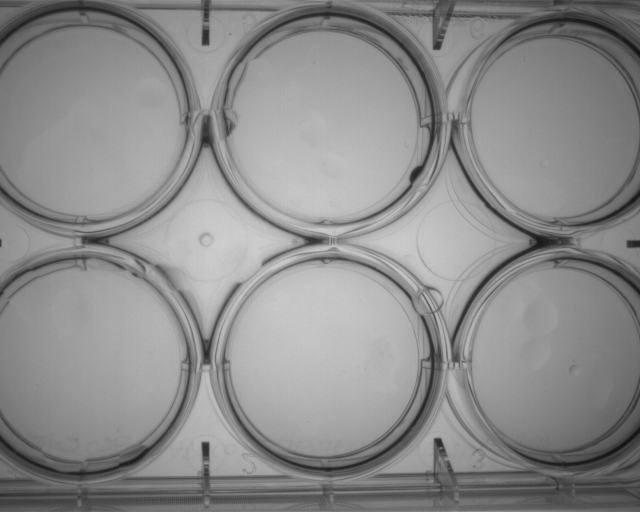
#> input picture timelapse_images/image_20251124_152321.png, 1280 x 1024 px (shown at 1/2 size); its folder holds only this picture in this run
$ python -i Dataset.py   (imports and definitions only)
#> lines starting #> are read from the running program, lines starting #| are printed output that depends on the picture; after the words box and inside, x2 and y2 are one past the last pixel; in counts of white or black regions, pixels touching at a corner belong together
#> further down, picture is the input picture: shape (1024, 1280); min 17, max 213, mean 139.7
import cv2
import numpy as np
import os
from pathlib import Path
import h5py
from datetime import datetime
from Module.utils import read_timestamp

# [25 lines left out: function crop_well, not called in this run]

def _sort_wells(wells, well_masks, row_tol=50):
    """
    Sort wells top-left to bottom-right.

    wells: list of (x, y, r)
    well_masks: list of corresponding masks
    row_tol: pixels to group wells in the same row
    """

    combined = list(zip(wells, well_masks))
    combined = sorted(combined, key=lambda wm: wm[0][1])  # sort by y first

    sorted_rows = []
    current_row = []
    current_y = None

    for well, mask in combined:
        y = well[1]
        if current_y is None or abs(y - current_y) <= row_tol:
            current_row.append((well, mask))
            current_y = y if current_y is None else (current_y + y)/2
        else:
            # sort the current row by x (left to right)
            current_row.sort(key=lambda wm: wm[0][0])
            sorted_rows.extend(current_row)
            current_row = [(well, mask)]
            current_y = y
    if current_row:
        current_row.sort(key=lambda wm: wm[0][0])
        sorted_rows.extend(current_row)

    wells_sorted, masks_sorted = zip(*sorted_rows)
    return list(wells_sorted), list(masks_sorted)

# [20 lines left out: functions get_image_paths, load_frame, not called in this run]

def detect_wells(
    frame,
    *,
    well_diameter_mm=35.0,
    mm_per_pixel=0.18,
    well_tolerance=0.1,
    n_wells=24,
    hough_dp=1.5,
    min_radius=None,
    max_radius=None,
    min_dist_factor=1.05,
    hough_param1=100,
    hough_param2=30,
    debug=False
):

#> called with well_diameter_mm = 35, mm_per_pixel = 0.18, well_tolerance = 0.1, n_wells = 24, hough_dp = 1.5, min_dist_factor = 1.05, hough_param1 = 100, hough_param2 = 30
    if frame is None:
        raise ValueError("No image provided.")

    gray = frame.copy()
    gray_blur = cv2.medianBlur(gray, 7)
    H, W = gray.shape
#> H = 1024; W = 1280

    diameter_px = well_diameter_mm / mm_per_pixel
    if min_radius is None or max_radius is None:
        radius_px   = diameter_px / 2
        min_radius  = int(radius_px * (1 - well_tolerance))
        max_radius  = int(radius_px * (1 + well_tolerance))

    min_dist    = int(diameter_px * min_dist_factor)

    def run_hough(param1, param2, rmin, rmax):
#> called with param1 = 100, param2 = 30, rmin = 87, rmax = 106
        parameters = {
            "well_diameter_mm": well_diameter_mm,
            "mm_per_pixel": mm_per_pixel,
            "well_tolerance": well_tolerance,
            "n_wells": n_wells,
            "hough_dp": hough_dp,
            "min_dist_factor": min_dist_factor,
            "hough_param1": param1,
            "hough_param2": param2,
            "min_radius": rmin,
            "max_radius": rmax,
        }

        circles = cv2.HoughCircles(
            gray_blur,
            cv2.HOUGH_GRADIENT,
            dp=hough_dp,
            minDist=min_dist,
            param1=param1,
            param2=param2,
            minRadius=rmin,
            maxRadius=rmax,
        )
#> circles = [[575.2, 801.8, 105.2], [198.8, 593.2, 101.8], [548.2, 188.2, 98.55], [750.8, 627.8, 105.2], [270.8, 332.2, 101.8], [221.2, 830.2, 105.2], [1076.2, 153.8, 101.8], [1058.2, 629.2, 98.55], [1179.8, 345.8, 98.55], [759.8, 270.8, 98.55]]

        wells = []
        masks = []

        if circles is None:
            print("No wells detected.")
            return wells, masks

        for x, y, r in np.round(circles[0]).astype(int):
            if r <= 0 or x < 0 or y < 0 or x >= W or y >= H:
                continue

            wells.append((float(x), float(y), float(r)))
            mask = np.zeros_like(gray, dtype=np.uint8)
            cv2.circle(mask, (x, y), r, 255, -1)
            masks.append(mask.astype(bool))
#> this loop made 10 passes
#> (x, y, r) on passes 1 to 10: (575, 802, 105), (199, 593, 102), (548, 188, 99), (751, 628, 105), (271, 332, 102), (221, 830, 105), (1076, 154, 102), (1058, 629, 99), (1180, 346, 99), (760, 271, 99)
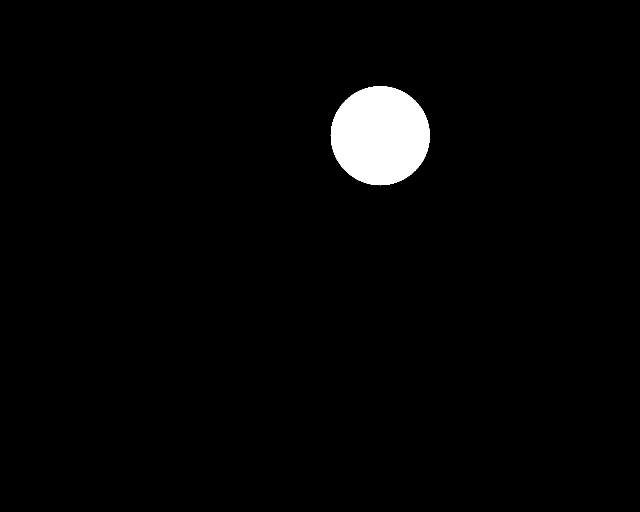
#> mask: shape (1024, 1280) (shown at 1/2 size); 2.3% white; 1 white region, box (x1, y1, x2, y2) and area: (661, 172, 860, 371) 30757
#> after the loop, masks = 10 items; wells = [(575, 802, 105), (199, 593, 102), (548, 188, 99), (751, 628, 105), (271, 332, 102), (221, 830, 105), (1076, 154, 102), (1058, 629, 99), (1180, 346, 99), (760, 271, 99)]

        # enforce equal size + N
        if wells and n_wells is not None:
            rs = np.array([r for _, _, r in wells])
#> rs = [105, 102, 99, 105, 102, 105, 102, 99, 99, 99]
            r_med = np.median(rs)
#> r_med = 102
            keep = np.abs(rs - r_med) / r_med < well_tolerance
#> keep = [True, True, True, True, True, True, True, True, True, True]

            wells = [w for w, k in zip(wells, keep) if k]
            masks = [m for m, k in zip(masks, keep) if k]

            wells = wells[:n_wells]
            masks = masks[:n_wells]
            wells, masks = _sort_wells(wells, masks)
#> in _sort_wells, `combined = list(zip(wells, well_masks))`: combined = 10 items
#> the loop in _sort_wells, `for well, mask in combined:` made 10 passes
#> (well, y, current_y) on passes 1 to 10: ((1076, 154, 102), 154, 154), ((548, 188, 99), 188, 171), ((760, 271, 99), 271, 271), ((271, 332, 102), 332, 332), ((1180, 346, 99), 346, 339), ((199, 593, 102), 593, 593), ((751, 628, 105), 628, 610.5), ((1058, 629, 99), 629, 619.8), ((575, 802, 105), 802, 802), ((221, 830, 105), 830, 816)
#> after the loop in _sort_wells, `for well, mask in combined:`: sorted_rows = 8 items
#> in _sort_wells, `wells_sorted, masks_sorted = zip(*sorted_rows)`: wells_sorted = ((548, 188, 99), (1076, 154, 102), (760, 271, 99), (271, 332, 102), (1180, 346, 99), (199, 593, 102), (751, 628, 105), (1058, 629, 99), (221, 830, 105), (575, 802, 105)); masks_sorted = 10 items
#> wells = [(548, 188, 99), (1076, 154, 102), (760, 271, 99), (271, 332, 102), (1180, 346, 99), (199, 593, 102), (751, 628, 105), (1058, 629, 99), (221, 830, 105), (575, 802, 105)]

        return wells,masks, parameters

    if debug:
        def nothing(x): pass

        cv2.namedWindow("Hough Debug")
        cv2.createTrackbar("param1", "Hough Debug", hough_param1, 50, nothing)
        cv2.createTrackbar("param2", "Hough Debug", hough_param2, 80, nothing)
        cv2.createTrackbar("minRadius", "Hough Debug", min_radius, max_radius * 2, nothing)
        cv2.createTrackbar("maxRadius", "Hough Debug", max_radius, max_radius * 2, nothing)

        while True:
            p1 = max(1, cv2.getTrackbarPos("param1", "Hough Debug"))
            p2 = max(1, cv2.getTrackbarPos("param2", "Hough Debug"))
            rmin = cv2.getTrackbarPos("minRadius", "Hough Debug")
            rmax = cv2.getTrackbarPos("maxRadius", "Hough Debug")

            disp = cv2.cvtColor(gray, cv2.COLOR_GRAY2BGR)
            wells_tmp, masks_tmp, _ = run_hough(p1, p2, rmin, rmax)

            for x, y, r in wells_tmp:
                cv2.circle(disp, (int(x), int(y)), int(r), (0, 255, 0), 2)

            cv2.putText(
                disp,
                f"Diameter = {diameter_px:.1f}px (+/-{well_tolerance*100:.0f}%)",
                (10, 25),
                cv2.FONT_HERSHEY_SIMPLEX,
                0.7,
                (255, 255, 255),
                2,
            )

            disp = cv2.resize(disp, (640, 512), interpolation=cv2.INTER_AREA)
            cv2.imshow("Hough Debug", disp)

            if cv2.waitKey(100) & 0xFF == 27:
                break

        cv2.destroyAllWindows()
        print(f'Hough parameters: param1={p1}, param2={p2}, minRadius={rmin}, maxRadius={rmax}')
        wells, masks, parameters = run_hough(
            p1, p2, rmin, rmax
        )
        return wells, masks, parameters


    return run_hough(hough_param1, hough_param2, min_radius, max_radius)

# [47 lines left out: functions expand_wells, generate_dataset, not called in this run]

>>> import cv2
>>> picture = cv2.imread('../timelapse_images/image_20251124_152321.png', cv2.IMREAD_GRAYSCALE)
>>> result = detect_wells(picture)
